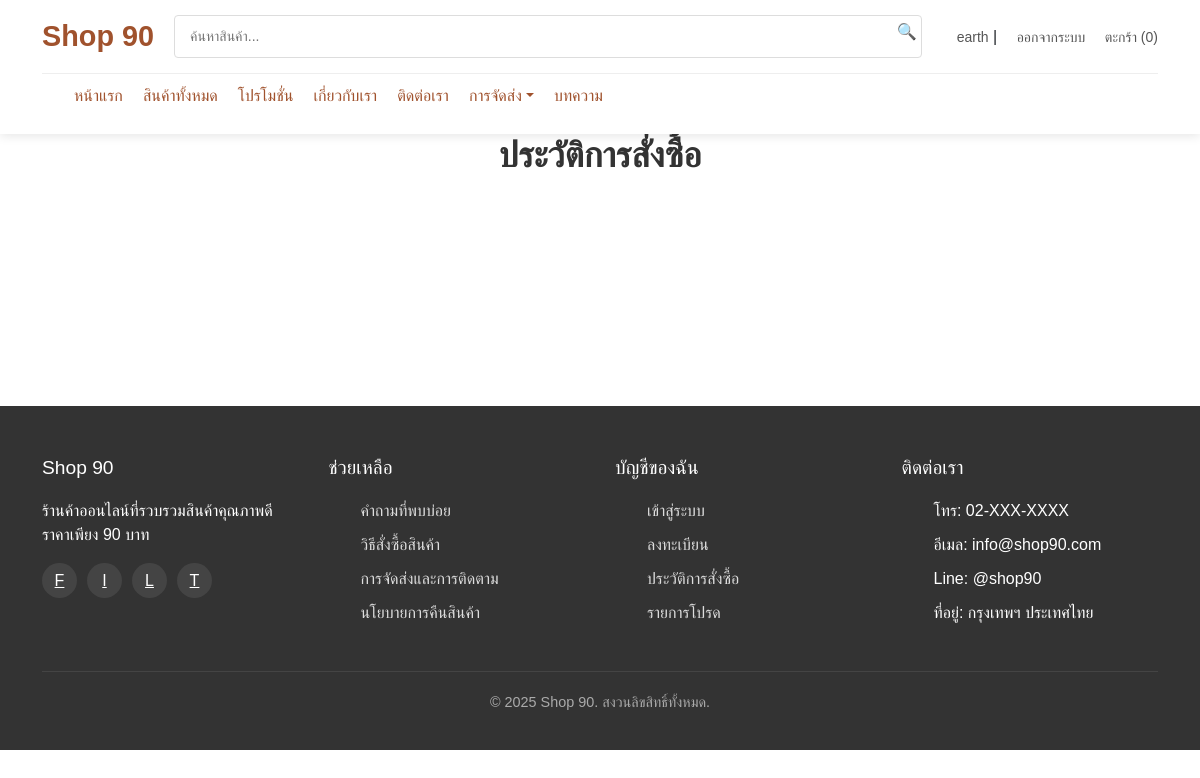
The app's page /page/order_history.php (signed in), older data.
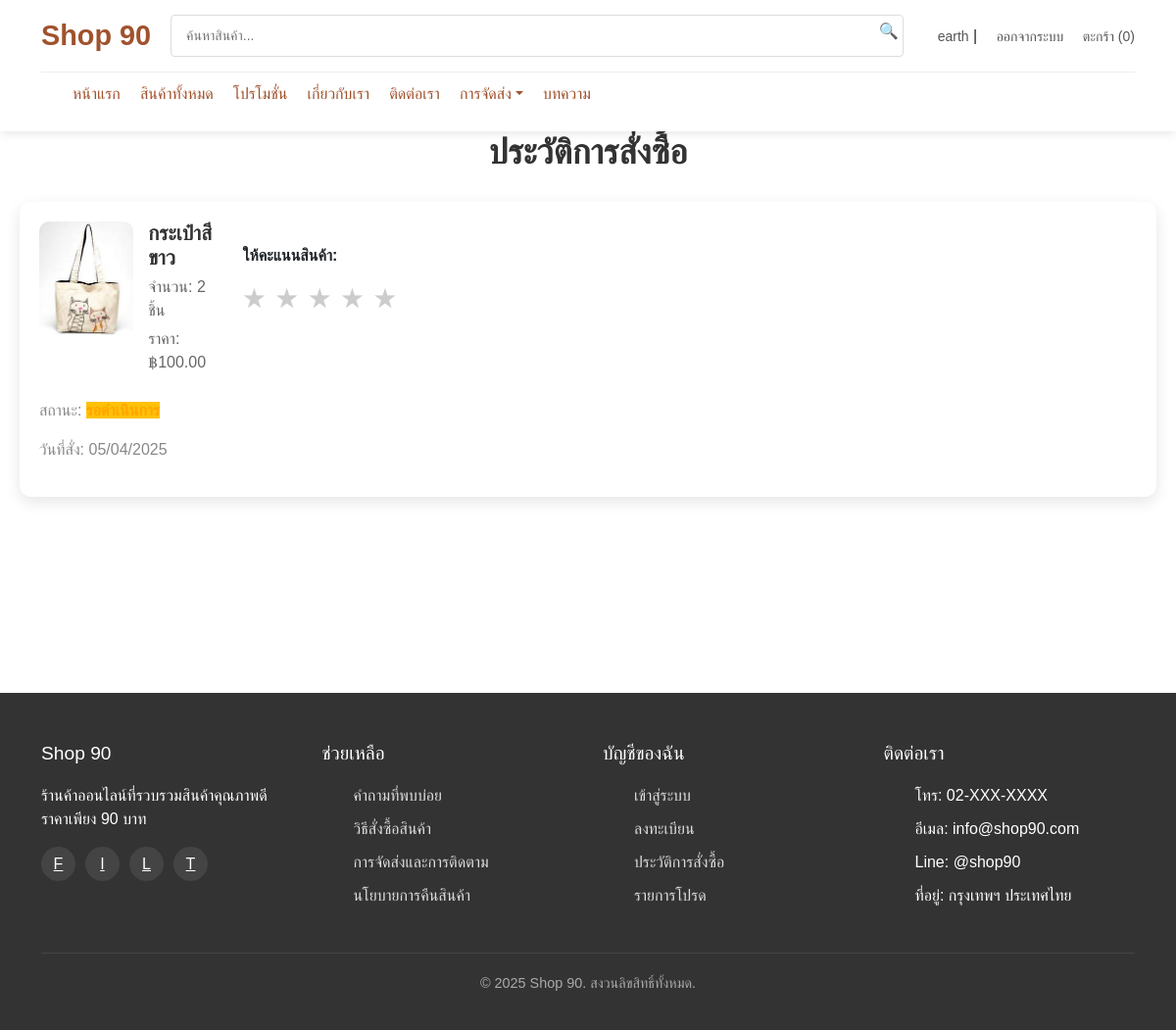
The same page, newer data.
### tables this page shows
CREATE TABLE `order_history` (
  `order_id` int(11) NOT NULL,
  `user_id` int(11) NOT NULL,
  `product_id` int(11) NOT NULL,
  `quantity` int(11) NOT NULL,
  `price` decimal(10,2) NOT NULL,
  `total` decimal(10,2) NOT NULL,
  `tracking_number` varchar(100) DEFAULT NULL,
  `delivery_company` varchar(100) DEFAULT NULL,
  `order_date` datetime DEFAULT current_timestamp(),
  `shipping_address` text DEFAULT NULL,
  `phone` varchar(20) DEFAULT NULL,
  `status` enum('รอดำเนินการ','กำลังจัดส่ง','จัดส่งแล้ว') DEFAULT 'รอดำเนินการ'
);

CREATE TABLE `products` (
  `product_id` int(11) NOT NULL,
  `product_name` varchar(255) NOT NULL,
  `product_image` varchar(255) NOT NULL,
  `product_image_hover` varchar(255) DEFAULT NULL,
  `product_price` decimal(10,2) NOT NULL,
  `product_description` text DEFAULT NULL,
  `product_rating` decimal(2,1) DEFAULT 0.0,
  `product_stock` int(255) NOT NULL,
  `category_id` varchar(255) NOT NULL
);

### page/order_history.php (the view, shortened to what this page needs)
<?php
include('../includes/header.php');
$user_id = $_SESSION['user_id'];
$query = "SELECT oh.*, p.product_name, p.product_image
          FROM order_history oh
          JOIN products p ON oh.product_id = p.product_id
          WHERE oh.user_id = '$user_id'
          ORDER BY oh.order_date DESC";
$result = mysqli_query($conn, $query);
?>
<h2 class="order-history-title">ประวัติการสั่งซื้อ</h2>
<div class="order-history-container">
    <?php while ($row = mysqli_fetch_assoc($result)): ?>
    <div class="order-item">
        <div class="order-details">
            <div class="order-product">
                <img src="../assets/image/<?php echo $row['product_image']; ?>" alt="<?php echo $row['product_name']; ?>" class="order-product-img">
                <div class="order-product-info">
                    <h4><?php echo $row['product_name']; ?></h4>
                    <p>จำนวน: <?php echo $row['quantity']; ?> ชิ้น</p>
                    <p>ราคา: ฿<?php echo number_format($row['total'], 2); ?></p>
                </div>
            </div>
            <div class="order-status">
                <p>สถานะ: <span class="status-<?php echo strtolower($row['status']); ?>"><?php echo $row['status']; ?></span></p>
                <p>วันที่สั่ง: <?php echo date("d/m/Y", strtotime($row['order_date'])); ?></p>
            </div>
        </div>
        <div class="rating-section">
            <label for="rating-<?php echo $row['order_id']; ?>">ให้คะแนนสินค้า: </label>
            <div class="rating-stars" id="rating-<?php echo $row['order_id']; ?>">
                <span class="star" data-value="1">&#9733;</span>
                <span class="star" data-value="2">&#9733;</span>
                <span class="star" data-value="3">&#9733;</span>
                <span class="star" data-value="4">&#9733;</span>
                <span class="star" data-value="5">&#9733;</span>
            </div>
        </div>
    </div>
    <?php endwhile; ?>
</div>
<?php include('../includes/footer.php'); ?>

### includes/header.php (shortened to what this page needs)
<!DOCTYPE html>
<html lang="th">
<head>
    <link rel="stylesheet" href="../assets/css/all.css">
    <link rel="stylesheet" href="https://cdn.jsdelivr.net/npm/bootstrap@5.3.0/dist/css/bootstrap.min.css">
    <link rel="stylesheet" href="https://cdnjs.cloudflare.com/ajax/libs/font-awesome/6.4.2/css/all.min.css">
</head>
<body>
    <header>
        <div class="container">
            <div class="header-top">
                <div class="logo" onclick="window.location.href='../index.php'">
                    Shop 90
                </div>
                <div class="search-bar">
                    <form class="search-form">
                        <input type="text" placeholder="ค้นหาสินค้า..." class="search-input">
                        <button type="submit">🔍</button>
                    </form>
                </div>
                <div class="user-actions">
                    <?php if (!empty($_SESSION['user_id']) && !empty($_SESSION['username'])) : ?>
                        <a href='../page/profile.php?user_id=<?= $_SESSION['user_id'] ?>'><?= htmlspecialchars($_SESSION['username']) ?></a> |
                        <a href='../auth/logout.php'>ออกจากระบบ</a>
                    <?php else : ?>
                        <a href='../auth/login.php'>เข้าสู่ระบบ</a> | <a href='../auth/register.php'>สมัครสมาชิก</a>
                    <?php endif; ?>
                    <a href="../page/cart.php">ตะกร้า (<span class="cart-count">0</span>)</a>
                </div>
            </div>
            <nav class="nav-main">
                <ul>
                    <li><a href="../index.php">หน้าแรก</a></li>
                    <li><a href="../page/products.php">สินค้าทั้งหมด</a></li>
                    <li><a href="../page/promotions.php">โปรโมชั่น</a></li>
                    <li><a href="../page/about.php">เกี่ยวกับเรา</a></li>
                    <li><a href="../page/contact.php">ติดต่อเรา</a></li>
                    <li class="dropdown">
                        <a href="#" class="dropdown-toggle">การจัดส่ง</a>
                    </li>
                    <li><a href="../admin/admin_articles.php">บทความ</a></li>
                </ul>
            </nav>
        </div>
    </header>
</body>
</html>

### includes/footer.php (shortened to what this page needs)
</body>
</html>
    <footer>
        <div class="container">
            <div class="footer-content">
                <div class="footer-column">
                    <h3>Shop 90</h3>
                    <p>ร้านค้าออนไลน์ที่รวบรวมสินค้าคุณภาพดีราคาเพียง 90 บาท</p>
                    <div class="social-icons">
                        <a href="#">F</a>
                        <a href="#">I</a>
                        <a href="#">L</a>
                        <a href="#">T</a>
                    </div>
                </div>
                <div class="footer-column">
                    <h3>ช่วยเหลือ</h3>
                    <ul>
                        <li><a href="../page/questions.php">คำถามที่พบบ่อย</a></li>
                        <li><a href="#">วิธีสั่งซื้อสินค้า</a></li>
                        <li><a href="#">การจัดส่งและการติดตาม</a></li>
                        <li><a href="#">นโยบายการคืนสินค้า</a></li>
                    </ul>
                </div>
                <div class="footer-column">
                    <h3>บัญชีของฉัน</h3>
                    <ul>
                        <li><a href="#">เข้าสู่ระบบ</a></li>
                        <li><a href="#">ลงทะเบียน</a></li>
                        <li><a href="#">ประวัติการสั่งซื้อ</a></li>
                        <li><a href="#">รายการโปรด</a></li>
                    </ul>
                </div>
                <div class="footer-column">
                    <h3>ติดต่อเรา</h3>
                    <ul>
                        <li>โทร: 02-XXX-XXXX</li>
                        <li>อีเมล: info@shop90.com</li>
                        <li>Line: @shop90</li>
                        <li>ที่อยู่: กรุงเทพฯ ประเทศไทย</li>
                    </ul>
                </div>
            </div>
            <div class="footer-bottom">
                <p>&copy; 2025 Shop 90. สงวนลิขสิทธิ์ทั้งหมด.</p>
            </div>
        </div>
    </footer>

### assets/css/style.css (style rules this page uses)
* { box-sizing: border-box; margin: 0; padding: 0; font-family: 'Prompt', sans-serif; }
body { background-color: #f8f9fa; color: #333; line-height: 1.6; }
.container { max-width: 1200px; margin: 0 auto; padding: 0 20px; }
img { max-width: 100%; }
a { color: #A0522D; text-decoration: none; }
header { background-color: white; box-shadow: 0 2px 10px rgba(0,0,0,0.1); position: sticky; top: 0; z-index: 1000; }
.header-top { display: flex; justify-content: space-between; align-items: center; padding: 15px 0; border-bottom: 1px solid #eee; }
.logo { font-size: 1.8rem; font-weight: 700; color: #A0522D; cursor: pointer; }
.search-bar { flex: 1; margin: 0 20px; position: relative; }
.search-bar input { width: 100%; padding: 10px 15px; border: 1px solid #ddd; border-radius: 4px; font-size: 14px; }
.search-bar button { position: absolute; right: 5px; top: 5px; background: none; border: none; cursor: pointer; color: #777; }
.user-actions a { margin-left: 15px; font-size: 14px; color: #555; text-decoration: none; }
.nav-main { display: flex; padding: 10px 0; }
.nav-main ul { display: flex; list-style: none; }
.nav-main ul li { margin-right: 20px; }
.nav-main ul li a { font-weight: 500; transition: color 0.3s; color: #A0522D; text-decoration: none; }
footer { background-color: #333; color: white; padding: 50px 0 20px; margin-top: auto; }
.footer-content { display: grid; grid-template-columns: repeat(4, 1fr); gap: 30px; margin-bottom: 30px; }
.footer-column h3 { margin-bottom: 20px; font-size: 1.2rem; }
.footer-column ul { list-style: none; }
.footer-column ul li { margin-bottom: 10px; }
.footer-column ul li a { color: #ddd; transition: color 0.3s; text-decoration: none; }
.footer-bottom { border-top: 1px solid #444; padding-top: 20px; text-align: center; font-size: 0.9rem; color: #aaa; }
.social-icons { display: flex; margin-top: 15px; }
.social-icons a { display: inline-block; width: 35px; height: 35px; background-color: #444; color: white; border-radius: 50%; margin-right: 10px; display: flex; align-items: center; justify-content: center; transition: background-color 0.3s; }
.dropdown { position: relative; }

### assets/css/product.css (style rules this page uses)
body { font-family: 'Arial', sans-serif; margin: 0; padding: 0; background-color: #f5f5f5; }

### assets/css/product_details.css (style rules this page uses)
label { font-size: 16px; margin-bottom: 10px; display: inline-block; }

### assets/css/profile.css (style rules this page uses)
:root { --main-color: #A0522D; --text-dark: #333; --bg-light: #f5f5f5; --border-radius: 12px; --shadow-light: 0px 2px 10px rgba(0, 0, 0, 0.1); }

### assets/css/modal.css (style rules this page uses)
h2 { color: #333; text-align: center; margin-bottom: 20px; }
label { font-weight: bold; margin-bottom: 10px; display: block; }

### assets/css/order_tracking.css (style rules this page uses)
h2 { text-align: center; color: #333; font-size: 24px; margin-bottom: 20px; }

### assets/css/order_list.css (style rules this page uses)
.status-รอดำเนินการ { background-color: #ffc107; color: black; }

### assets/css/order_history.css (style rules this page uses)
.order-history-title { text-align: center; font-size: 2.2rem; margin-bottom: 30px; color: #333; font-weight: 600; }
.order-history-container { display: flex; flex-direction: column; gap: 30px; margin: 0 auto; max-width: 1200px; padding: 0 20px; margin-bottom: 200px; }
.order-item { background-color: #ffffff; padding: 20px; border-radius: 12px; box-shadow: 0 5px 15px rgba(0, 0, 0, 0.1); display: flex; justify-content: space-between; align-items: flex-start; transition: transform 0.3s ease, box-shadow 0.3s ease; }
.order-details { display: flex; flex-direction: column; flex-grow: 1; margin-right: 20px; font-family: 'Arial', sans-serif; }
.order-product { display: flex; margin-bottom: 10px; }
.order-product-img { width: 120px; height: 120px; object-fit: cover; border-radius: 10px; margin-right: 15px; }
.order-product-info h4 { margin: 0; font-size: 1.3rem; color: #333; font-weight: 600; }
.order-product-info p { margin: 5px 0; color: #666; font-size: 1rem; }
.order-status p { font-size: 1rem; color: #888; margin-top: 10px; }
.status-รอดำเนินการ { color: orange; font-weight: 600; }
.rating-section { margin-top: 20px; font-size: 1.2rem; font-weight: 500; }
.rating-stars { display: flex; gap: 10px; font-size: 1.8rem; color: #ccc; cursor: pointer; transition: color 0.3s ease; }
.rating-stars .star { transition: color 0.3s ease; }
.order-item .order-details .order-status, .order-item .rating-section { width: 100%; }

Row changes from the older to the newer data that the page shows:
added order_history: product.product_image (picture), product.product_name "กระเป๋าสีขาว", quantity "2", total "100.00", status "รอดำเนินการ", order_date "05/04/2025"
